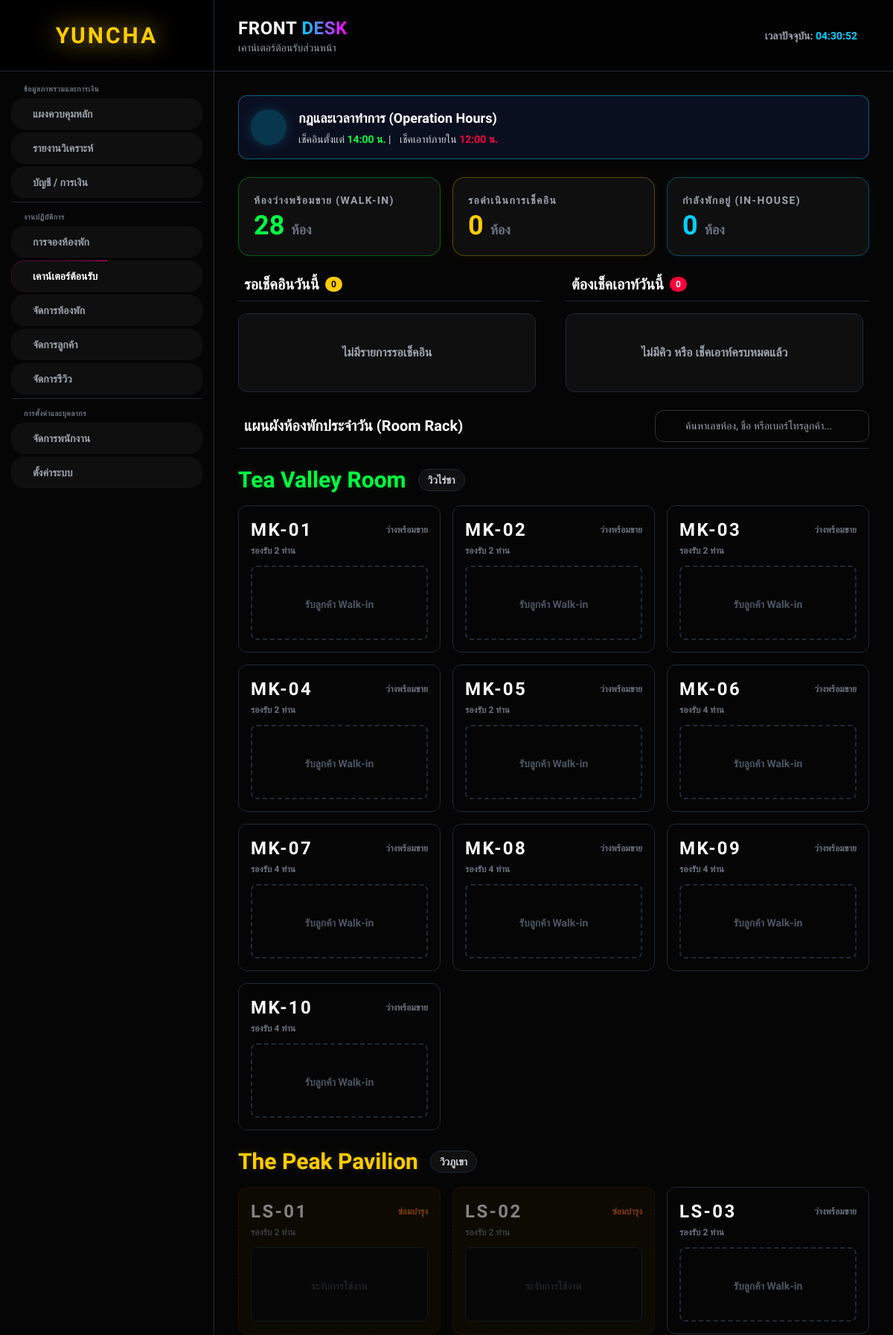
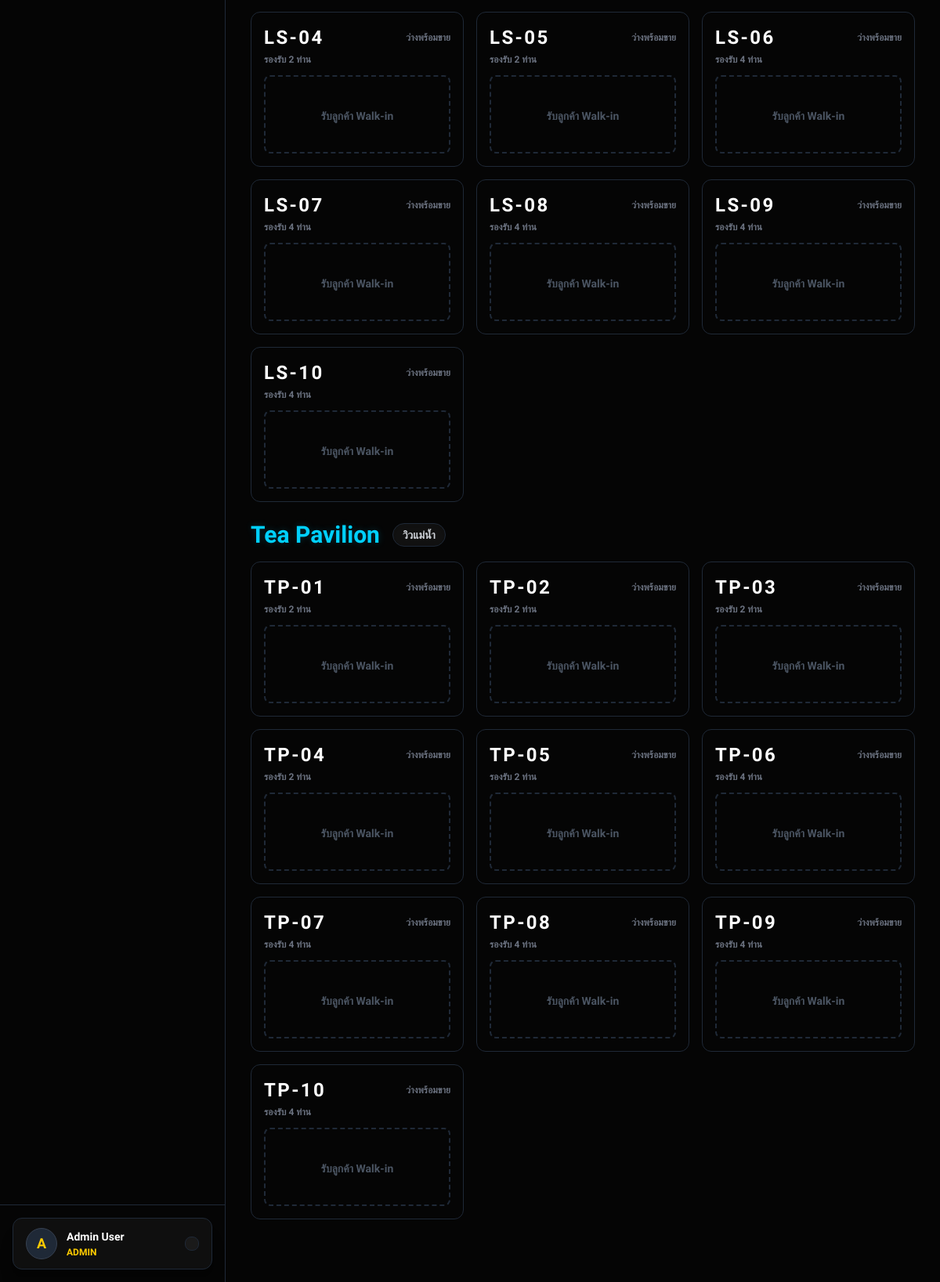
/dashboard/frontdesk.php (signed in), run on the app's committed database (2 pictures, top to bottom).
### tables this page shows
CREATE TABLE `rooms` (
  `id` INTEGER PRIMARY KEY AUTOINCREMENT,
  `room_number` longtext,
  `room_type_id` int DEFAULT NULL,
  `status` varchar(255) DEFAULT 'active',
  `base_price` double DEFAULT NULL,
  `discount_percent` double DEFAULT NULL,
  `max_guests` int DEFAULT NULL,
  `allow_extra_bed` int DEFAULT NULL,
  `extra_bed_price` double DEFAULT NULL,
  `details` longtext,
  `high_price` double DEFAULT '0',
  `holiday_price` double DEFAULT '0'
);

### dashboard/frontdesk.php (the view, shortened to what the rows shown need)
<?php
require_once 'config/db.php';
$sql_rooms = "SELECT t.id as type_id, t.type_name, r.id as room_id, r.room_number, r.status as room_status, r.base_price, r.high_price, r.holiday_price, r.discount_percent, r.allow_extra_bed, r.extra_bed_price, r.max_guests
              FROM room_types t
              LEFT JOIN rooms r ON t.id = r.room_type_id
              ORDER BY t.base_price DESC, r.room_number ASC";
$result_rooms = $conn->query($sql_rooms);
$hotel_data = [];
if($result_rooms) {
    while($row = $result_rooms->fetch(PDO::FETCH_ASSOC)) {
        $tid = $row['type_id'];
        if(!isset($hotel_data[$tid])) {
            $hotel_data[$tid] = ['name' => $row['type_name'], 'rooms' => []];
        }
        if($row['room_id'] && $row['room_status'] != 'deleted') {
            $hotel_data[$tid]['rooms'][] = $row;
        }
    }
}
$today_bookings = [];
?>
<!DOCTYPE html>
<html lang="th">
<head>
    <script src="https://cdn.tailwindcss.com"></script>
    <link rel="stylesheet" href="https://cdn.jsdelivr.net/npm/flatpickr/dist/flatpickr.min.css">
    <link rel="stylesheet" href="https://cdn.jsdelivr.net/npm/flatpickr/dist/themes/dark.css">
</head>
<body class="h-screen flex selection:bg-ycPink selection:text-black">
    <?php include 'components/sidebar.php'; ?>
    <div class="flex-1 flex flex-col h-screen overflow-hidden w-full relative bg-[#050505]">
                <header class="h-24 bg-black/50 backdrop-blur-md border-b border-gray-800 px-4 lg:px-8 flex justify-between items-center z-30 sticky top-0">
            <div class="flex items-center gap-4">
                <div>
                    <h2 class="text-2xl font-black text-white tracking-wide">FRONT <span class="text-transparent bg-clip-text bg-gradient-to-r from-[#00d0ff] to-[#ff00ff]">DESK</span></h2>
                </div>
            </div>
        </header>
        <main class="flex-1 overflow-y-auto p-4 lg:p-8 scroll-smooth" id="main-content-wrapper">
            <div class="max-w-7xl mx-auto space-y-6 pb-12">
                <?php
                if(empty($hotel_data)) {
                    echo '<div class="text-center py-20 text-gray-600"><p class="text-xl font-bold">ไม่พบข้อมูลห้องพัก</p></div>';
                } else {
                    foreach($hotel_data as $tid => $type) {
                        $tname = $type['name'];
                        $colorHex = '#ffffff';
                        $subtitle = '';
                        if(stripos($tname, 'Tea Valley') !== false) {
                            $colorHex = '#00ff41';
                            $subtitle = 'วิวไร่ชา';
                        } elseif(stripos($tname, 'The Peak Pavilion') !== false) {
                            $colorHex = '#ffcc00';
                            $subtitle = 'วิวภูเขา';
                        } elseif(stripos($tname, 'Tea Pavilion') !== false || stripos($tname, 'Lakefront') !== false) {
                            $colorHex = '#00d0ff';
                            $subtitle = 'วิวแม่น้ำ';
                        } elseif(stripos($tname, 'Garden') !== false) {
                            $colorHex = '#ff00ff';
                        }
                ?>
                <div class="mb-8 gs-anim room-category-section">
                    <div class="flex flex-col sm:flex-row sm:items-center gap-2 sm:gap-4 mb-4">
                        <h4 class="text-3xl font-black" style="color: <?= $colorHex ?>; text-shadow: 0 0 10px <?= $colorHex ?>33;"><?= htmlspecialchars($tname) ?></h4>
                        <?php if($subtitle): ?>
                        <span class="bg-[#111] border border-gray-800 text-gray-300 px-3 py-1 rounded-full text-sm font-bold shadow-inner w-fit"><?= $subtitle ?></span>
                        <?php endif; ?>
                    </div>
                    <div class="grid grid-cols-1 sm:grid-cols-2 lg:grid-cols-3 xl:grid-cols-4 gap-4">
                        <?php foreach($type['rooms'] as $room) {
                            $rid = $room['room_id'];
                            $rnum = $room['room_number'];
                            $rstatus = $room['room_status'];
                            $base_price = $room['base_price'];
                            $high_price = $room['high_price'];
                            $holiday_price = $room['holiday_price'];
                            $discount = isset($room['discount_percent']) ? $room['discount_percent'] :  0;
                            $allow_extra = $room['allow_extra_bed'];
                            $extra_price = $room['extra_bed_price'];
                            $max_guests = $room['max_guests'];
                            $booking = isset($today_bookings[$rid]) ? $today_bookings[$rid] :  null;
                            $cusName = '';
                            $cusPhone = '';
                            $cardBorder = 'border-gray-800 bg-[#050505]';
                            $statusBadge = '<span class="text-gray-500 text-xs font-bold uppercase"><i class="ph-fill ph-check-circle text-ycGreen"></i> ว่างพร้อมขาย</span>';
                            if($rstatus == 'maintenance') {
                                $cardBorder = 'border-orange-900/50 border-dashed bg-[#151000] opacity-50';
                                $statusBadge = '<span class="text-orange-500 text-xs font-bold uppercase"><i class="ph-fill ph-wrench"></i> ซ่อมบำรุง</span>';
                            } elseif($rstatus == 'cleaning') {
                                $cardBorder = 'border-ycPink/50 border-dashed bg-[#150010] opacity-80';
                                $statusBadge = '<span class="text-ycPink text-xs font-bold uppercase"><i class="ph-fill ph-broom"></i> กำลังทำความสะอาด</span>';
                            }
                        ?>
                        <div class="room-card border <?= $cardBorder ?> rounded-xl p-4 flex flex-col justify-between transition-all duration-300">
                            <div>
                                <div class="flex justify-between items-center mb-1">
                                    <span class="text-2xl font-black text-white tracking-widest"><?= htmlspecialchars($rnum) ?></span>
                                    <?= $statusBadge ?>
                                </div>
                                <div class="mb-3 text-gray-500 text-xs font-bold"><i class="ph-fill ph-users"></i> รองรับ <?= $max_guests ?> ท่าน</div>
                                <?php if($booking) { ?>
                                    <div class="mb-4">
                                        <p class="text-sm font-bold text-gray-200 truncate"><i class="ph-fill ph-user text-gray-500"></i> <?= $cusName ?></p>
                                        <p class="text-[10px] text-gray-400 font-mono mt-1"><i class="ph-fill ph-phone text-gray-500"></i> <?= $cusPhone ? $cusPhone : '-' ?></p>
                                        <p class="text-[10px] text-gray-400 font-mono"><i class="ph-fill ph-envelope text-gray-500"></i> <?= htmlspecialchars(isset($booking['email']) ? $booking['email'] : '-') ?></p>
                                        <div class="mt-2 flex items-center gap-1.5 bg-[#0a0a0a] border border-gray-800 rounded px-2 py-1 w-fit">
                                            <span class="text-[10px] text-ycGreen font-bold">เข้า: <?= date('d/m/y', strtotime($booking['check_in'])) ?></span>
                                            <i class="ph-bold ph-arrow-right text-gray-600 text-[10px]"></i>
                                            <span class="text-[10px] text-ycRed font-bold">ออก: <?= date('d/m/y', strtotime($booking['check_out'])) ?></span>
                                        </div>
                                        <div class="flex items-center gap-2 mt-2 text-xs font-bold bg-[#111] w-fit px-2 py-1 rounded border border-gray-800">
                                            <span class="text-gray-400"><i class="ph-fill ph-users"></i> <?= $booking['adults'] ?> ท่าน</span>
                                            <?php if($booking['extra_bed'] == 1) { ?>
                                                <span class="text-ycPink border-l border-gray-700 pl-2">+ เตียงเสริม</span>
                                            <?php } ?>
                                        </div>
                                    </div>
                                <?php } else { ?>
                                    <?php if($rstatus == 'available' || $rstatus == 'active'): ?>
                                        <button onclick="openBookingModal('<?= $rid ?>', '<?= htmlspecialchars($rnum) ?>', '<?= $base_price ?>', '<?= $high_price ?>', '<?= $holiday_price ?>', '<?= $discount ?>', '<?= $allow_extra ?>', '<?= $extra_price ?>', '<?= $max_guests ?>')" class="h-[100px] w-full flex flex-col items-center justify-center border-2 border-dashed border-gray-800 hover:border-ycPink hover:text-ycPink rounded-lg text-gray-600 text-sm font-bold transition-colors group cursor-pointer" style="hover:border-color:#ff009d; hover:color:#ff009d;">
                                            <span>รับลูกค้า Walk-in</span>
                                        </button>
                                    <?php else: ?>
                                        <div class="h-[100px] flex flex-col items-center justify-center rounded-lg bg-[#0a0a0a] text-gray-600 text-sm font-medium border border-gray-800">
                                            <i class="ph-fill ph-lock-key text-xl mb-1"></i> ระงับการใช้งาน
                                        </div>
                                    <?php endif; ?>
                                <?php } ?>
                            </div>
                        </div>
                        <?php } ?>
                    </div>
                </div>
                <?php } } ?>
            </div>
        </main>
    </div>
</body>
</html>

### data on the page
rooms: room_number "MK-01", max_guests "2"
rooms: room_number "MK-02", max_guests "2"
rooms: room_number "MK-03", max_guests "2"
rooms: room_number "MK-04", max_guests "2"
rooms: room_number "MK-05", max_guests "2"
rooms: room_number "MK-06", max_guests "4"
rooms: room_number "MK-07", max_guests "4"
rooms: room_number "MK-08", max_guests "4"
rooms: room_number "MK-09", max_guests "4"
rooms: room_number "MK-10", max_guests "4"
rooms: room_number "LS-01", status "ซ่อมบำรุง", max_guests "2"
rooms: room_number "LS-02", status "ซ่อมบำรุง", max_guests "2"
rooms: room_number "LS-03", max_guests "2"
rooms: room_number "LS-04", max_guests "2"
rooms: room_number "LS-05", max_guests "2"
rooms: room_number "LS-06", max_guests "4"
rooms: room_number "LS-07", max_guests "4"
rooms: room_number "LS-08", max_guests "4"
rooms: room_number "LS-09", max_guests "4"
rooms: room_number "LS-10", max_guests "4"
rooms: room_number "TP-01", max_guests "2"
rooms: room_number "TP-02", max_guests "2"
rooms: room_number "TP-03", max_guests "2"
rooms: room_number "TP-04", max_guests "2"
rooms: room_number "TP-05", max_guests "2"
rooms: room_number "TP-06", max_guests "4"
rooms: room_number "TP-07", max_guests "4"
rooms: room_number "TP-08", max_guests "4"
rooms: room_number "TP-09", max_guests "4"
rooms: room_number "TP-10", max_guests "4"

### other printed values
$_SESSION['emp_name'] "Admin User"
isset($clean_role) ? $clean_role :  'ADMIN' "ADMIN"
$avail_now "28"
count($arrivals) "0"
count($inhouse) "0"
count($departures) "0"
$tname "Tea Valley Room"
$subtitle "วิวไร่ชา"
$tname "The Peak Pavilion"
$subtitle "วิวภูเขา"
$tname "Tea Pavilion"
$subtitle "วิวแม่น้ำ"
